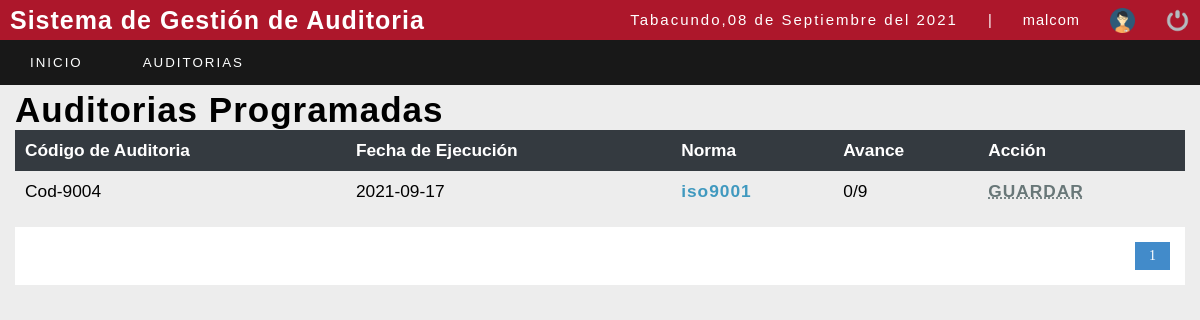
Before: /sistema/lista_auditorvistapro.php (signed in) with the older database file.
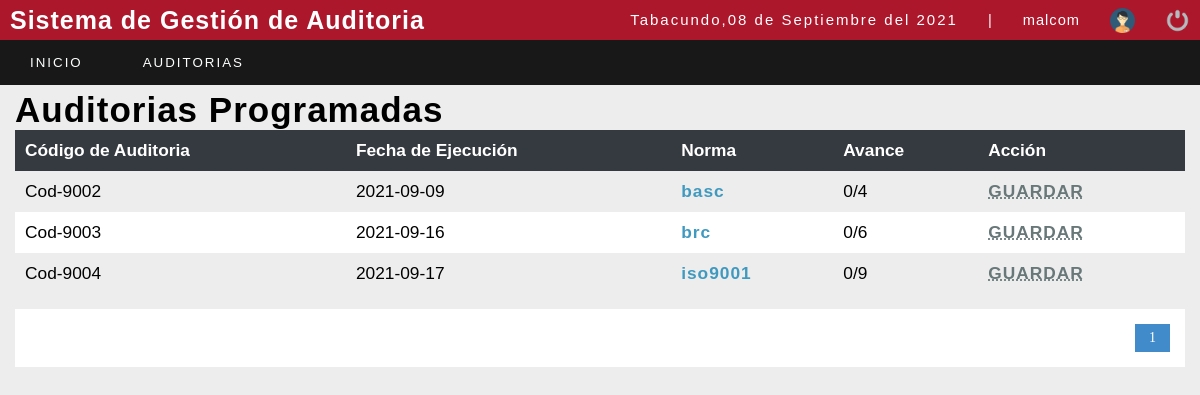
After: the same page with the newer database file.
### tables this page shows
CREATE TABLE `detalleauditoria` (
  `iddetalleauditoria` int(11) NOT NULL,
  `codigoauditoria` varchar(80) NOT NULL,
  `idperiodo` int(11) NOT NULL,
  `fechaejecucion` date NOT NULL,
  `idgrupo` int(11) NOT NULL,
  `fechacreacion` date NOT NULL DEFAULT current_timestamp(),
  `estado` int(11) NOT NULL DEFAULT 1
);

### sistema/lista_auditorvistapro.php (the view, shortened to what this page needs)
<?php
include "../conexion.php";
$usu = $_SESSION['id_user'];
?>
<!DOCTYPE html>
<html lang="en">
<head>
	<?php include "includes/scripts.php"; ?>
</head>
<body>
	<?php include "includes/header.php"; ?>
	<section id="container">
		<h1> Auditorias Programadas</h1>
		<table>
			<tr>
				<th>Código de Auditoria</th>
				<th>Fecha de Ejecución</th>
				<th>Norma</th>
				<th>Avance</th>
				<th>Acción</th>
			</tr>
			<?php
			$sql_registe = mysqli_query($conection, "SELECT COUNT(DISTINCT codigoauditoria,fechaejecucion,nombrenorma,iddetalleauditoria) as total_registro from norma n, grupoauditor ga, detallegrupo dg, detalleauditoria da, usuario u WHERE n.idnorma=ga.idnorma and u.id_user=dg.id_user AND ga.idgrupo=dg.idgrupo AND dg.idgrupo=da.idgrupo AND dg.id_user=$usu AND da.estado=1");
			$result_register = mysqli_fetch_array($sql_registe);
			$total_registro = $result_register['total_registro'];
			$por_pagina = 15;
			if (empty($_GET['pagina'])) {
				$pagina = 1;
			} else {
				$pagina = $_GET['pagina'];
			}
			$desde = ($pagina - 1) * $por_pagina;
			$total_paginas = ceil($total_registro / $por_pagina);
			$query = mysqli_query($conection, "SELECT DISTINCT codigoauditoria,fechaejecucion,nombrenorma,iddetalleauditoria from norma n, grupoauditor ga, detallegrupo dg, detalleauditoria da, usuario u WHERE n.idnorma=ga.idnorma and u.id_user=dg.id_user AND ga.idgrupo=dg.idgrupo AND dg.idgrupo=da.idgrupo AND dg.id_user=$usu AND da.estado=1 ORDER BY codigoauditoria ASC LIMIT $desde,$por_pagina");
			$result = mysqli_num_rows($query);
			$total = 0;
			$totalres = 0;
			if ($result > 0) {
				while ($data = mysqli_fetch_array($query)) {
			?>
					<tr>
						<td><?php echo $data[0]; ?></td>
						<td><?php echo $data[1]; ?></td>
						<td><a style="color: #4099BF; font-weight: bold" href="formulario_clausulas.php?id=<?php echo $data[3]; ?>"><?php echo $data[2]; ?></a></td>
						<?php
						$val = $data[2];
						$idda = $data[3];
						$con = mysqli_query($conection, "SELECT COUNT(*) as total FROM clausula c,norma n WHERE n.idnorma=c.idnorma AND n.nombrenorma='$val' ");
						$conres = mysqli_query($conection, "SELECT COUNT(*) as totalre FROM detalleclausula dc , clausula c, norma n, detalleauditoria da WHERE n.idnorma=c.idnorma AND c.idclausula=dc.idclausula AND n.nombrenorma='$val' AND da.iddetalleauditoria=dc.iddetalleauditoria AND dc.iddetalleauditoria=$idda AND dc.documentacionsoporte IS NOT NULL;");
						$result = mysqli_fetch_array($conres);
						$result_register = mysqli_fetch_array($con);
						if (isset($result_register)) {
							$total = $result_register['total'];
						}
						if (isset($result)) {
							$totalres = $result['totalre'];
						}
						?>
						<td><?php echo $totalres; ?>/<?php echo $total; ?></td>
						<?php
							if ($totalres!=0) {
							?>
								<td>
								<a style="color: #00CC63; font-weight: bold" href="guardar_auditoria.php?id=<?php echo $data[3];?> ">GUARDAR</a>
								</td>
							<?php
							} else {
							?>
								<td>
								<a style="color: #687778; font-weight: bold">	<abbr title="Al menos debe haber una clausula calificada">GUARDAR</abbr></a>
								</td>
							<?php
							}
							?>
					</tr>
			<?php
				}
			}
			?>
		</table>
		<div class="paginador">
			<ul>
				<?php
				for ($i = 1; $i <= $total_paginas; $i++) {
					if ($i == $pagina) {
						echo '<li class="pageSelected">' . $i . '</li>';
					} else {
						echo '<li><a href="?pagina=' . $i . '">' . $i . '</a></li>';
					}
				}
				?>
			</ul>
		</div>
	</section>
</body>
</html>

Changed rows visible on the page:
now on this page (row edited): detalleauditoria: codigoauditoria "Cod-9002", fechaejecucion "2021-09-09", data "basc", totalres "0", total "4"
now on this page (row edited): detalleauditoria: codigoauditoria "Cod-9003", fechaejecucion "2021-09-16", data "brc", totalres "0", total "6"
